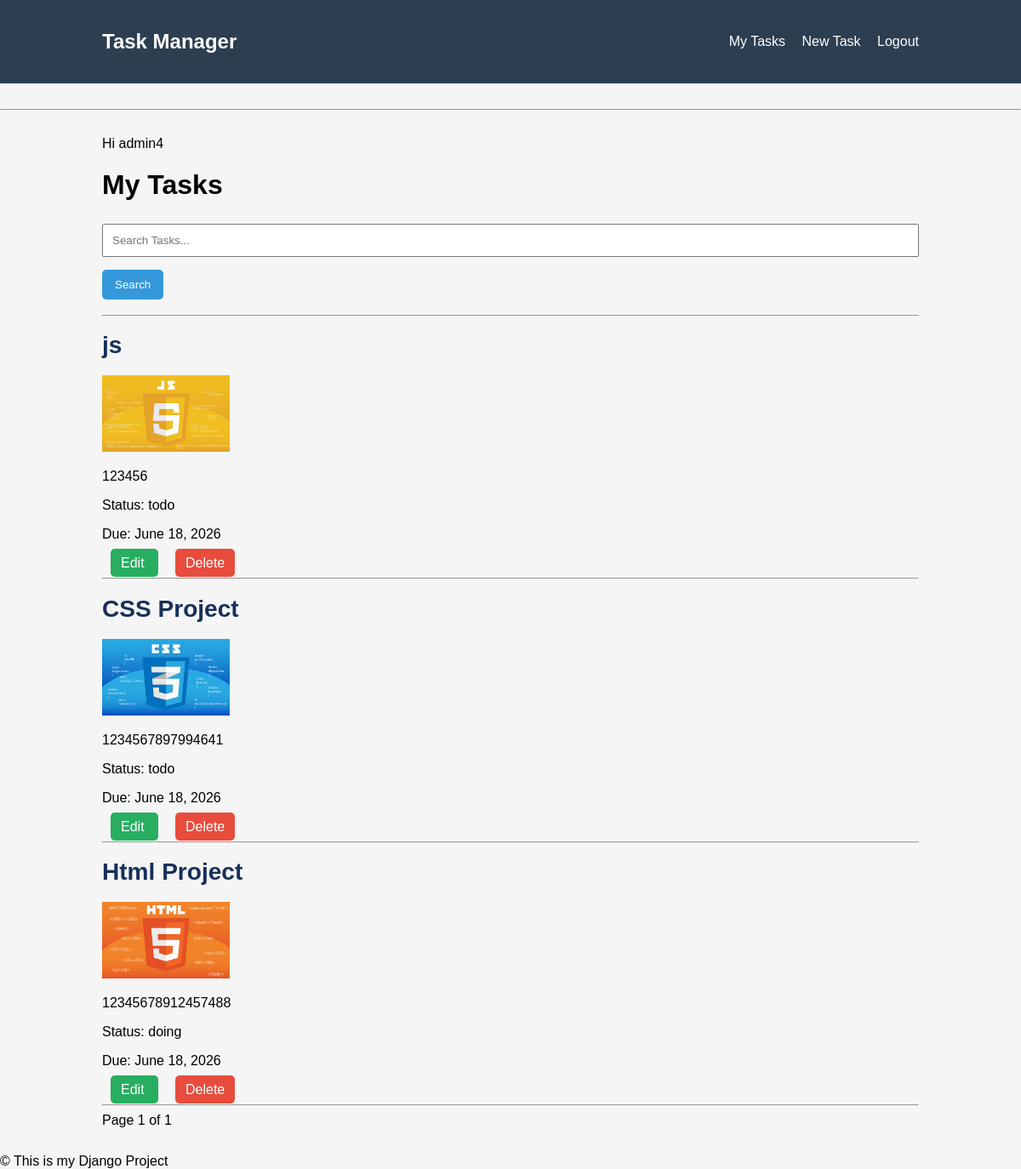
The page /tasks/ (signed in) on the database its author committed.
### tasks/models.py (models this page shows, shortened)
class Task(models.Model):
    STATUS_CHOICES = [
        ('todo', 'TO DO'),
        ('doing', 'Doing'),
        ('done', 'Done'),
    ]
    owner = models.ForeignKey(User, on_delete=models.CASCADE)
    title = models.CharField(max_length=200)
    description = models.TextField()
    image = models.ImageField(
        upload_to='tasks/',
        blank=True,
        null=True
    )
    status = models.CharField(
        max_length=20,
        choices=STATUS_CHOICES,
        default='todo'
    )
    due_date = models.DateField(
        blank=True,
        null=True
    )
    created_at = models.DateTimeField(
        auto_now_add=True
    )

### tasks/views.py (the view)
# urls.py: path('', views.task_list, name='task_list'),
@login_required
def task_list(request):
    search = request.GET.get('q')
    tasks = Task.objects.filter(owner=request.user).order_by('-created_at')
    if search:
        tasks = tasks.filter(
            title__icontains=search
        )
    paginator = Paginator(tasks, 5)
    page_number = request.GET.get('page')
    page_obj = paginator.get_page(page_number)
    context = {
        'tasks': page_obj
    }
    return render(
        request,
        'tasks/task_list.html',
        context
    )

### tasks/templates/tasks/task_list.html (shortened to what this page needs)
{% extends 'tasks/base.html' %}
{% block content %}
<h1>My Tasks</h1>
<form method="GET">
    <input
        type="text"
        name="q"
        placeholder="Search Tasks..."
    >
    <button type="submit">
        Search
    </button>
</form>
<hr>
{% for task in tasks %}
<div>
    <h3 class="task-title">
        <a href="{% url 'task_detail' task.id %}">
            {{ task.title }}
        </a>
    </h3>
    {% if task.image %}
    <img src="{{ task.image.url }}" width="150">
    {% endif %}
    <p>{{ task.description }}</p>
    <p>Status: {{ task.status }}</p>
    <p>Due: {{ task.due_date }}</p>
    <a class="edit-btn"  href="{% url 'task_update' task.id %}">
    Edit
</a>
<a class="delete-btn"  href="{% url 'task_delete' task.id %}">
    Delete
</a>
</div>
<hr>
{% empty %}
<p>No Tasks Found</p>
{% endfor %}
<span>
Page {{ tasks.number }} of {{ tasks.paginator.num_pages }}
</span>
{% endblock %}

### tasks/templates/tasks/base.html (shortened to what this page needs)
{% load static %}
<!DOCTYPE html>
<html>
<head>
    {% load static %}
    <link rel="stylesheet" href="{% static 'style.css' %}">
</head>
<body>
    {% include 'tasks/navbar.html' %}
<hr>
    <div class="container">
{% if user.is_authenticated %}
<span>Hi {{user.username}}</span>
{% else %}
<span>Log in First</span>
{% endif %}
        {% block content %}{% endblock %}
    </div>
    {% include 'tasks/footer.html' %}
</body>
</html>

### tasks/templates/tasks/navbar.html (shortened to what this page needs)
{% block content %}
<nav>
    <div class="nav-container">
        <h2>Task Manager</h2>
        <div>
            {% if user.is_authenticated %}
                <a href="{% url 'task_list' %}">My Tasks</a>
                <a href="{% url 'task_create' %}">New Task</a>
                <a href="{% url 'logout' %}">Logout</a>
            {% else %}
                <a href="{% url 'login' %}">Login</a>
                <a href="{% url 'register' %}">Register</a>
            {% endif %}
        </div>
    </div>
</nav>
    {% endblock %}

### tasks/templates/tasks/footer.html
<footer>&copy; This is my Django Project</footer>

### tasks/static/style.css (style rules this page uses)
body { margin:0; padding:0; font-family: Arial, sans-serif; background:#f5f5f5; }
nav { background:#2c3e50; color:white; padding:15px 0; }
.nav-container { width:80%; margin:auto; display:flex; justify-content:space-between; align-items:center; }
nav a { color:white; text-decoration:none; margin-left:15px; }
.container { width:80%; margin:30px auto; }
.task-title a { text-decoration:none; font-size:1.5em; cursor:pointer; color:#17305a; }
button { background:#3498db; color:white; border:none; padding:10px 15px; border-radius:5px; cursor:pointer; margin-bottom:10px; }
input, textarea, select { width:100%; padding:10px; margin-top:5px; margin-bottom:15px; box-sizing:border-box; }
.edit-btn { color:white; background:#27ae60; padding:8px 12px; text-decoration:none; border-radius:5px; margin:10px; }
.delete-btn { color:white; background:#e74c3c; padding:8px 12px; text-decoration:none; border-radius:5px; margin:10px; }

### rows shown on the page
Task: title "js", image (picture), description "123456", status "todo", due_date "June 18, 2026"
Task: title "CSS Project", image (picture), description "1234567897994641", status "todo", due_date "June 18, 2026"
Task: title "Html Project", image (picture), description "12345678912457488", status "doing", due_date "June 18, 2026"

### other values the page prints
{{ user.username }} "admin4"
{{ tasks.number }} "1"
{{ tasks.paginator.num_pages }} "1"
